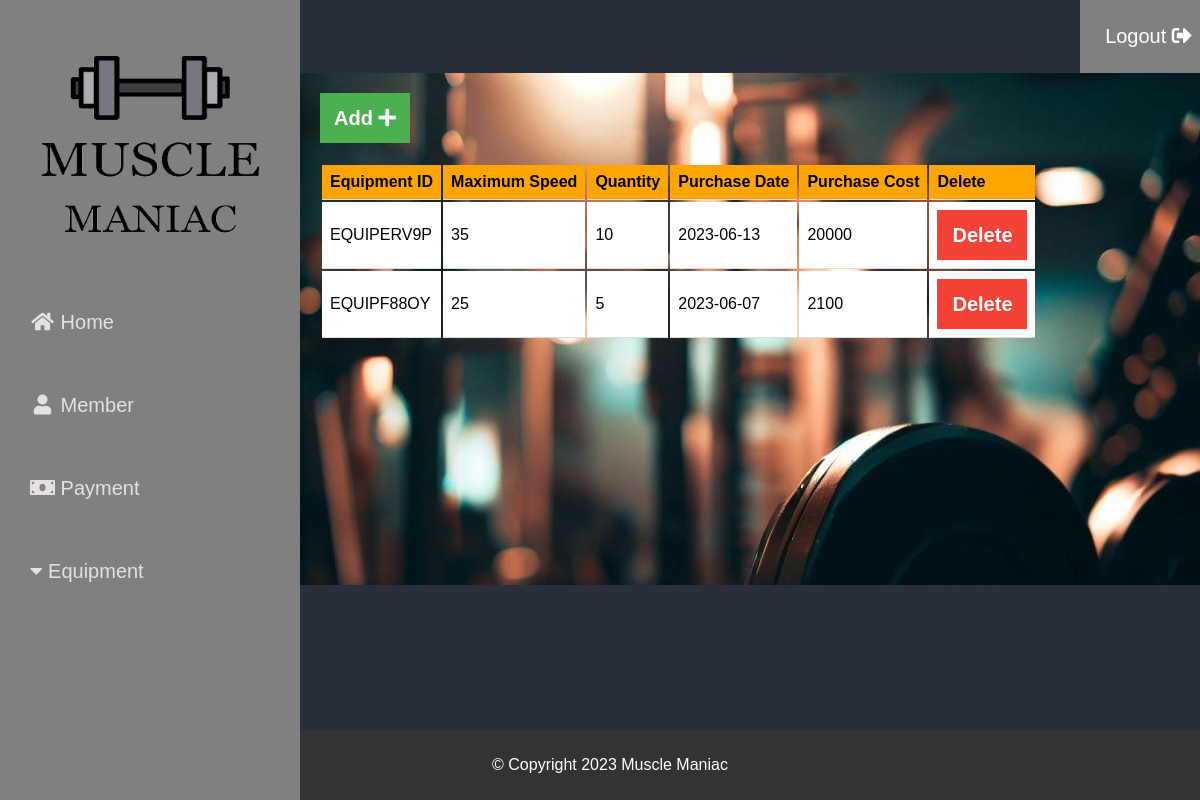
The app's page /equip2.php with its own data.
### tables this page shows
CREATE TABLE `equipment2` (
  `equipment_id` varchar(10) NOT NULL,
  `maximum_speed` varchar(10) NOT NULL,
  `quantity` int(10) NOT NULL,
  `purchase_date` date NOT NULL,
  `purchase_cost` int(10) NOT NULL
);

### equip2.php (the view, shortened to what this page needs)
<!DOCTYPE html>
<html lang="en">
<head>
  <link rel="stylesheet" href="https://cdnjs.cloudflare.com/ajax/libs/font-awesome/5.15.4/css/all.min.css">
  <link rel="stylesheet" href="gym.css">
</head>
<body>
  <div class="main-container">
  <div class="logout">
  <button><a href="login.php"> Logout <i class="fas fa-sign-out-alt"></i> </a></button>
  </div>
  <div class="sidebar">
  <a href="dashboard.php">
    <img src="Muscle1.png" alt="logo" width="250px" height="200px">
  </a>
  <a class="foo" href="dashboard.php"><i class="fa fa-fw fa-home"></i> Home</a>
  <a class="foo" href="member.php"><i class="fa fa-fw fa-user"></i> Member</a>
  <a class="foo" href="payment.php"><i class="fas fa-money-bill"></i> Payment</a>
  <div class="dropdown">
      <a class="dropbtn" id="equip"><i class="fas fa-caret-down"></i> Equipment</a>
    </div>
</div>
<div class="container-wrapper" style="background-image: url(back.jpeg); background-repeat: no-repeat;background-size: cover;">
<a href="equip2add.php" class="add-button"><button> Add <i class="fas fa-plus"></i></button></a>
<table>
<tr>
    <th>Equipment ID</th>
    <th>Maximum Speed</th>
    <th>Quantity</th>
    <th>Purchase Date</th>
    <th>Purchase Cost</th>
    <th>Delete</th>
</tr>
<?php
$servername = "localhost";
$username = "root";
$password = "";
$dbname = "gym";
$conn = new mysqli($servername, $username, $password, $dbname);
$sql = "SELECT * FROM equipment2";
$results = $conn->query($sql);
if ($results->num_rows > 0) {
    while ($row = $results->fetch_assoc()) {
        echo "<tr>";
        echo "<td>" . $row["equipment_id"] . "</td>";
        echo "<td>" . $row["maximum_speed"] . "</td>";
        echo "<td>" . $row["quantity"] . "</td>";
        echo "<td>" . $row["purchase_date"] . "</td>";
        echo "<td>" . $row["purchase_cost"] . "</td>";
        echo "<td>
            <form method='post' action='equip2delete.php' onsubmit='return confirmDelete()'>
              <input type='hidden' name='equipment_id' value='" . $row["equipment_id"] . "'>
              <button type='submit' class='delete-button'>Delete</button>
            </form>
          </td>";
        echo "</tr>";
    }
} else {
    echo "<tr><td colspan='7'>No equipment found</td></tr>";
}
?>
</table>
  </div>
    <div class="footer">
      <p>&copy; Copyright 2023 Muscle Maniac</p>
    </div>
  </div>
</body>
</html>

### gym.css (style rules this page uses)
body { margin:0; padding:0; width: 100%; height: 100%; font-family: 'Arial', sans-serif; }
.main-container { background:rgb(41, 46, 59); position:absolute; top:0px; right:0px; bottom:0px; left:0px; }
.sidebar { height: 100%; width: 300px; position: fixed; z-index: 1; top: 0; left: 0; background-color: #808080; overflow-x: hidden; padding-top: 16px; }
.sidebar a { padding: 30px; text-decoration: none; font-size: 20px; color: #e6e1e1; display: block; }
.logout button { margin-left: 90%; height: 73px; width: 137px; text-decoration: none; border-style: none; font-size: 20px; padding: 10px; background-color: gray; }
.logout button a { color:white; text-decoration:none; }
.footer { margin:0; background-color: #333; color: #fff; padding: 10px; text-align: center; position: fixed; bottom: 0; width: 100%; }

### equip2.php (style rules this page uses)
.container-wrapper { margin-left: 300px; padding: 20px; height: 472px; display: flex; flex-direction: column; align-items: flex-start; }
.container-wrapper button { height: 50px; width: 90px; text-decoration: none; border-style: none; font-size: 20px; padding: 10px; color: white; background-color: #4caf50; font-weight:bold; cursor: pointer; }
table { border: collapse; }
th, td { background-color: white; text-align: left; padding: 8px; border-bottom: 1px solid #ddd; }
th { background-color: #FFA500; color: black; }
.add-button { margin-bottom: 20px; }
.container-wrapper .delete-button { background-color: #f44336; color: white; padding: 8px; border: none; cursor: pointer; }

### records on screen
equipment2: equipment_id "EQUIPERV9P", maximum_speed "35", quantity "10", purchase_date "2023-06-13", purchase_cost "20000"
equipment2: equipment_id "EQUIPF88OY", maximum_speed "25", quantity "5", purchase_date "2023-06-07", purchase_cost "2100"
